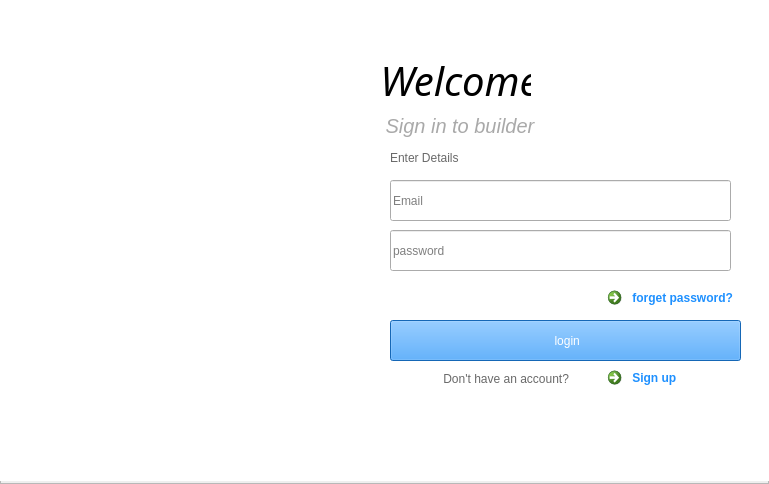
<?xml version="1.0" encoding="UTF-8"?>
<ui version="4.0">
 <class>Frame</class>
 <widget class="QFrame" name="Frame">
  <property name="geometry">
   <rect>
    <x>0</x>
    <y>0</y>
    <width>769</width>
    <height>484</height>
   </rect>
  </property>
  <property name="windowTitle">
   <string>Frame</string>
  </property>
  <property name="frameShape">
   <enum>QFrame::StyledPanel</enum>
  </property>
  <property name="frameShadow">
   <enum>QFrame::Raised</enum>
  </property>
  <widget class="QLabel" name="label">
   <property name="geometry">
    <rect>
     <x>-10</x>
     <y>-20</y>
     <width>801</width>
     <height>501</height>
    </rect>
   </property>
   <property name="styleSheet">
    <string notr="true">background:#FFFFFF;
border-radius:10px;</string>
   </property>
   <property name="text">
    <string/>
   </property>
   <property name="scaledContents">
    <bool>true</bool>
   </property>
  </widget>
  <widget class="QLabel" name="label_2">
   <property name="geometry">
    <rect>
     <x>16</x>
     <y>60</y>
     <width>331</width>
     <height>361</height>
    </rect>
   </property>
   <property name="styleSheet">
    <string notr="true"> 
background-image: url(:/ressource/Bureau/Biometrics-Key/InterfacePQ/image/interface.jpg);
 
 </string>
   </property>
   <property name="text">
    <string/>
   </property>
   <property name="pixmap">
    <pixmap resource="../../../Téléchargements/qrc.qrc">:/interface/Images/interface.jpg</pixmap>
   </property>
   <property name="scaledContents">
    <bool>true</bool>
   </property>
   <property name="indent">
    <number>4</number>
   </property>
  </widget>
  <widget class="QLabel" name="label_3">
   <property name="geometry">
    <rect>
     <x>350</x>
     <y>60</y>
     <width>401</width>
     <height>421</height>
    </rect>
   </property>
   <property name="font">
    <font>
     <family>Ubuntu</family>
     <pointsize>30</pointsize>
     <italic>false</italic>
    </font>
   </property>
   <property name="text">
    <string/>
   </property>
  </widget>
  <widget class="QPushButton" name="pushButton">
   <property name="geometry">
    <rect>
     <x>390</x>
     <y>320</y>
     <width>351</width>
     <height>41</height>
    </rect>
   </property>
   <property name="styleSheet">
    <string notr="true">background:#1e90ff;
color:white;
 </string>
   </property>
   <property name="text">
    <string> login</string>
   </property>
  </widget>
  <widget class="QLabel" name="label_4">
   <property name="geometry">
    <rect>
     <x>370</x>
     <y>60</y>
     <width>161</width>
     <height>41</height>
    </rect>
   </property>
   <property name="font">
    <font>
     <family>Times New Roman,Times,serif</family>
     <pointsize>-1</pointsize>
     <weight>50</weight>
     <italic>true</italic>
     <bold>false</bold>
    </font>
   </property>
   <property name="styleSheet">
    <string notr="true">font: italic;
font-size:10vw;
font-family: &quot;Times New Roman&quot;, Times, serif;
font-style: italic;
font-size: 40px;</string>
   </property>
   <property name="text">
    <string> Welcome</string>
   </property>
  </widget>
  <widget class="QLabel" name="label_5">
   <property name="geometry">
    <rect>
     <x>380</x>
     <y>110</y>
     <width>221</width>
     <height>31</height>
    </rect>
   </property>
   <property name="font">
    <font>
     <family>Ubuntu</family>
     <pointsize>15</pointsize>
     <italic>true</italic>
    </font>
   </property>
   <property name="styleSheet">
    <string notr="true">color:#a9a9a9;
font-style: italic;
font-size:10vw;
 </string>
   </property>
   <property name="text">
    <string> Sign in to builder</string>
   </property>
  </widget>
  <widget class="QLabel" name="label_6">
   <property name="geometry">
    <rect>
     <x>490</x>
     <y>410</y>
     <width>41</width>
     <height>41</height>
    </rect>
   </property>
   <property name="styleSheet">
    <string notr="true"> 
 
image: url(:/interface/Bureau/image/google-plus.png);</string>
   </property>
   <property name="text">
    <string/>
   </property>
   <property name="pixmap">
    <pixmap resource="../../../Téléchargements/qrc.qrc">:/interface/Bureau/image/google-plus.png</pixmap>
   </property>
   <property name="scaledContents">
    <bool>true</bool>
   </property>
   <property name="indent">
    <number>3</number>
   </property>
  </widget>
  <widget class="QLabel" name="label_7">
   <property name="geometry">
    <rect>
     <x>560</x>
     <y>410</y>
     <width>41</width>
     <height>41</height>
    </rect>
   </property>
   <property name="styleSheet">
    <string notr="true">
image: url(:/interface/Bureau/image/facebook.png);</string>
   </property>
   <property name="text">
    <string/>
   </property>
   <property name="pixmap">
    <pixmap resource="../../../Téléchargements/qrc.qrc">:/interface/Bureau/image/facebook.png</pixmap>
   </property>
   <property name="scaledContents">
    <bool>true</bool>
   </property>
   <property name="indent">
    <number>2</number>
   </property>
  </widget>
  <widget class="QLabel" name="label_8">
   <property name="geometry">
    <rect>
     <x>630</x>
     <y>410</y>
     <width>41</width>
     <height>41</height>
    </rect>
   </property>
   <property name="styleSheet">
    <string notr="true">
image: url(:/interface/Bureau/image/twitter.png);</string>
   </property>
   <property name="text">
    <string/>
   </property>
   <property name="pixmap">
    <pixmap resource="../../../Téléchargements/qrc.qrc">:/interface/Bureau/image/twitter.png</pixmap>
   </property>
   <property name="scaledContents">
    <bool>true</bool>
   </property>
   <property name="indent">
    <number>4</number>
   </property>
  </widget>
  <widget class="QLineEdit" name="lineEdit">
   <property name="geometry">
    <rect>
     <x>390</x>
     <y>180</y>
     <width>341</width>
     <height>41</height>
    </rect>
   </property>
   <property name="placeholderText">
    <string>Email</string>
   </property>
  </widget>
  <widget class="QLineEdit" name="lineEdit_2">
   <property name="geometry">
    <rect>
     <x>390</x>
     <y>230</y>
     <width>341</width>
     <height>41</height>
    </rect>
   </property>
   <property name="echoMode">
    <enum>QLineEdit::Password</enum>
   </property>
   <property name="placeholderText">
    <string>password</string>
   </property>
  </widget>
  <widget class="QLabel" name="label_9">
   <property name="geometry">
    <rect>
     <x>440</x>
     <y>370</y>
     <width>191</width>
     <height>17</height>
    </rect>
   </property>
   <property name="styleSheet">
    <string notr="true">color:#696969; </string>
   </property>
   <property name="text">
    <string> Don't have an account?</string>
   </property>
  </widget>
  <widget class="QCommandLinkButton" name="commandLinkButton">
   <property name="geometry">
    <rect>
     <x>600</x>
     <y>280</y>
     <width>177</width>
     <height>41</height>
    </rect>
   </property>
   <property name="styleSheet">
    <string notr="true">color:#1e90ff;</string>
   </property>
   <property name="text">
    <string> forget password?</string>
   </property>
  </widget>
  <widget class="QCommandLinkButton" name="commandLinkButton_2">
   <property name="geometry">
    <rect>
     <x>600</x>
     <y>360</y>
     <width>177</width>
     <height>41</height>
    </rect>
   </property>
   <property name="styleSheet">
    <string notr="true">color:#1e90ff;</string>
   </property>
   <property name="text">
    <string> Sign up</string>
   </property>
  </widget>
  <widget class="QLabel" name="label_10">
   <property name="geometry">
    <rect>
     <x>390</x>
     <y>150</y>
     <width>121</width>
     <height>17</height>
    </rect>
   </property>
   <property name="styleSheet">
    <string notr="true">color:#696969;
 </string>
   </property>
   <property name="text">
    <string> Enter Details</string>
   </property>
   <property name="textFormat">
    <enum>Qt::RichText</enum>
   </property>
  </widget>
  <widget class="QLabel" name="label_11">
   <property name="geometry">
    <rect>
     <x>10</x>
     <y>10</y>
     <width>81</width>
     <height>21</height>
    </rect>
   </property>
   <property name="styleSheet">
    <string notr="true"> 
image: url(:/interface/Bureau/image/Capture du 2019-11-09 08-47-15.png);</string>
   </property>
   <property name="text">
    <string/>
   </property>
   <property name="pixmap">
    <pixmap resource="../../../Téléchargements/qrc.qrc">:/interface/Bureau/image/Capture du 2019-11-09 08-47-15.png</pixmap>
   </property>
  </widget>
  <widget class="QLabel" name="label_12">
   <property name="geometry">
    <rect>
     <x>390</x>
     <y>20</y>
     <width>41</width>
     <height>51</height>
    </rect>
   </property>
   <property name="styleSheet">
    <string notr="true"/>
   </property>
   <property name="text">
    <string/>
   </property>
  </widget>
  <widget class="QLabel" name="label_13">
   <property name="geometry">
    <rect>
     <x>370</x>
     <y>10</y>
     <width>81</width>
     <height>61</height>
    </rect>
   </property>
   <property name="styleSheet">
    <string notr="true">image: url(:/interface/Bureau/image/image4.png);</string>
   </property>
   <property name="text">
    <string/>
   </property>
   <property name="pixmap">
    <pixmap resource="../../../Téléchargements/qrc.qrc">:/interface/Bureau/image/image4.png</pixmap>
   </property>
   <property name="scaledContents">
    <bool>true</bool>
   </property>
   <property name="indent">
    <number>3</number>
   </property>
  </widget>
 </widget>
 <resources>
  <include location="../../../Téléchargements/qrc.qrc"/>
 </resources>
 <connections/>
</ui>
